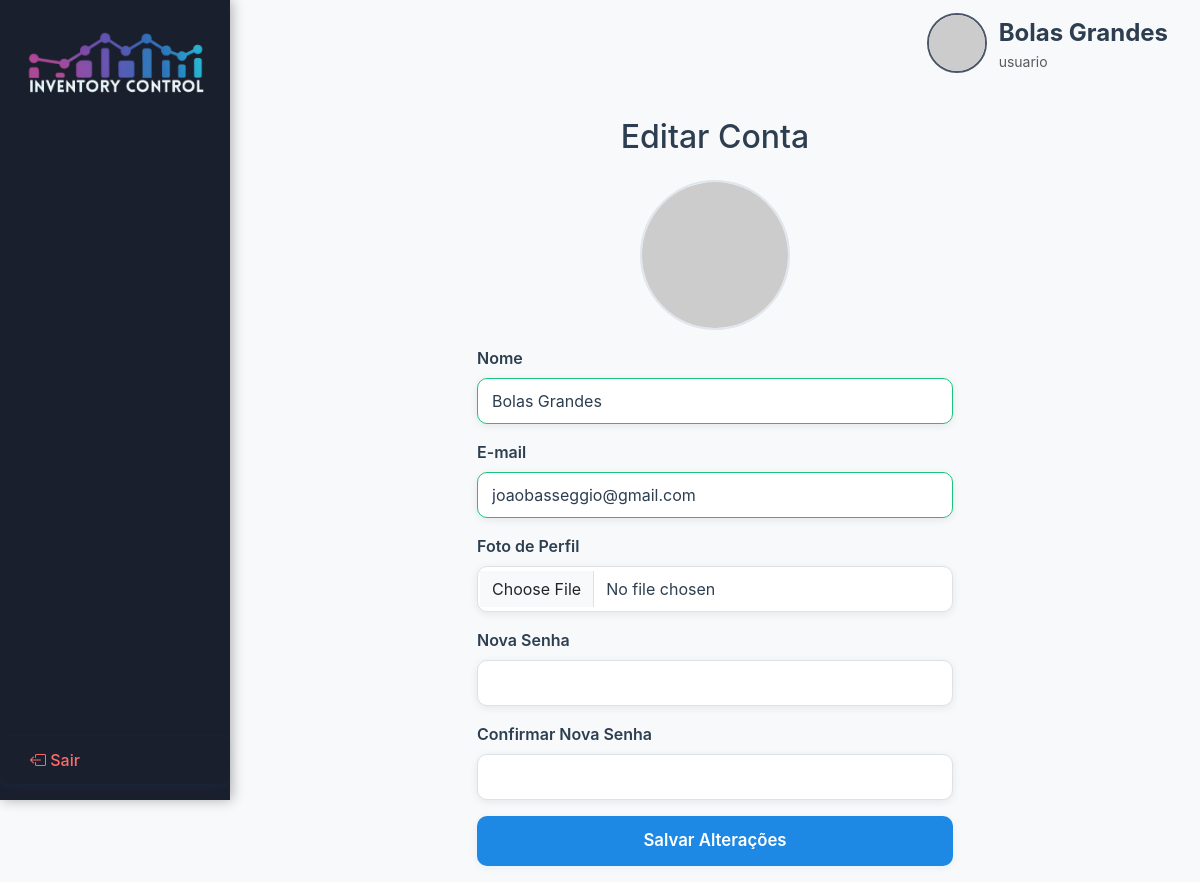
Screenshot of /editar_conta (signed in) with the database file from the repository.
### models/usuario.py (models this page shows, shortened)
class Usuario(UserMixin, db.Model):
    __tablename__ = 'usuario'  # Nome da tabela no banco de dados
    id = db.Column(db.Integer, primary_key=True)  # Identificador único do usuário
    nome = db.Column(db.String(150), nullable=False)  # Nome completo do usuário
    email = db.Column(db.String(150), unique=True, nullable=False)  # E-mail (login)
    senha_hash = db.Column(db.String(128), nullable=False)  # Hash da senha do usuário
    role = db.Column(db.String(50), default='vendedor')  # Papel do usuário (site_admin, administrador, vendedor, contador)
    foto_perfil = db.Column(db.String(255), nullable=True, default=None)  # Caminho da foto de perfil
    empresa_id = db.Column(db.Integer, ForeignKey('empresa.id'), nullable=True)  # Empresa à qual o usuário pertence

### app.py (the view, shortened to what this page needs)
@app.route('/editar_conta', methods=['GET', 'POST'])
@login_required
def editar_conta():
    form = EditarUsuarioForm(obj=current_user)
    return render_template('editar_conta.html', form=form)

### forms.py
class EditarUsuarioForm(FlaskForm):
    nome = StringField('Nome', validators=[DataRequired(), Length(min=2, max=50)])  # Nome completo
    email = StringField('E-mail', validators=[DataRequired(), Email()])  # E-mail válido
    senha = PasswordField('Nova Senha', validators=[Optional(), Length(min=6)])  # Nova senha (opcional)
    confirmar_senha = PasswordField('Confirmar Nova Senha', validators=[Optional(), EqualTo('senha', message='As senhas devem coincidir.')])  # Confirmação
    foto_perfil = FileField('Foto de Perfil', validators=[Optional()])  # Upload de foto de perfil
    submit = SubmitField('Salvar Alterações')  # Botão de envio

### app.py (called while the page is built, shortened)
@login_manager.user_loader
def load_user(user_id):
    return db.session.get(Usuario, int(user_id))

def empresas_visiveis_ids():
    if not current_user.is_authenticated:
        return []
    base_id = getattr(current_user, 'empresa_id', current_user.id)
    ids = {base_id}
    ativos_emp = CompartilhamentoEmpresa.query.filter_by(ativo=True).all()
    for c in ativos_emp:
        if c.empresa_a_id == base_id:
            ids.add(c.empresa_b_id)
        if c.empresa_b_id == base_id:
            ids.add(c.empresa_a_id)
    ativos_usr = CompartilhamentoUsuario.query.filter_by(ativo=True).all()
    return list(ids)

@app.context_processor
def inject_alertas_fiscais():
    alertas = []
    if current_user.is_authenticated:
        vendas = (
            Movimentacao.query.filter(Movimentacao.tipo=='venda', Movimentacao.empresa_id.in_(empresas_visiveis_ids()))
            .order_by(Movimentacao.data.desc()).limit(20).all()
        )
        for venda in vendas:
            produto = Produto.query.get(venda.produto_id)
            if venda.valor_unitario < produto.preco_compra:
                alertas.append(f"Venda do produto '{produto.nome}' abaixo do custo em {venda.data.strftime('%d/%m/%Y')}")
    return dict(alertas_fiscais=alertas)

### templates/editar_conta.html (shortened to what this page needs)
{% extends 'base.html' %}
{% block content %}
<div class="container mt-5" style="max-width: 500px;">
    <h2 class="mb-4 text-center">Editar Conta</h2>
    <form method="POST" enctype="multipart/form-data">
        <div class="mb-3 text-center">
            <img src="{{ url_for('static', filename=current_user.foto_perfil) if current_user.foto_perfil else 'https://ui-avatars.com/api/?name=' + current_user.nome }}" class="rounded-circle" style="width: 150px; height: 150px; object-fit: cover; border: 2px solid #e0e6ed;">
        </div>
        <div class="mb-3">
            {{ form.nome.label(class="form-label") }}
            {{ form.nome(class="form-control") }}
        </div>
        <div class="mb-3">
            {{ form.email.label(class="form-label") }}
            {{ form.email(class="form-control") }}
        </div>
        <div class="mb-3">
            {{ form.foto_perfil.label(class="form-label") }}
            {{ form.foto_perfil(class="form-control") }}
        </div>
        <div class="mb-3">
            {{ form.senha.label(class="form-label") }}
            {{ form.senha(class="form-control") }}
        </div>
        <div class="mb-3">
            {{ form.confirmar_senha.label(class="form-label") }}
            {{ form.confirmar_senha(class="form-control") }}
        </div>
        <div class="mb-3">
            {{ form.submit(class="btn btn-primary w-100") }}
        </div>
    </form>
</div>
{% endblock %}

### templates/base.html (shortened to what this page needs)
<!DOCTYPE html>
<html lang="pt-br">
<head>
    <link rel="stylesheet" href="https://cdn.jsdelivr.net/npm/bootstrap@5.3.2/dist/css/bootstrap.min.css">
    <link rel="stylesheet" href="https://cdn.jsdelivr.net/npm/bootstrap-icons@1.11.3/font/bootstrap-icons.css">
    <link rel="stylesheet" href="{{ url_for('static', filename='css/custom.css') }}">
</head>
<body>
    {% if current_user.is_authenticated %}
    <div class="sidebar">
        <div class="logo" style="text-align:center; padding-bottom: 0;">
            <img src="{{ url_for('static', filename='img/logoinventory.png') }}" alt="Logo" style="max-width: 180px; max-height: 120px; display: block; margin: 0 auto 8px auto;">
        </div>
        <nav style="position: relative;">
        </nav>
        <form action="{{ url_for('logout') }}" method="post" class="mt-auto">
            <button type="submit" class="logout"><i class="bi bi-box-arrow-left"></i> Sair</button>
        </form>
    </div>
    <div class="main" style="margin-left:230px; min-height:100vh;">
        <div class="topbar" style="position:relative;">
            <div style="position:absolute; right:32px; top:50%; transform:translateY(-50%);">
                <div class="user">
                    <a href="{{ url_for('editar_conta') }}" class="d-flex align-items-center text-decoration-none" style="gap: 12px; color: inherit;">
                        <img src="{{ url_for('static', filename=current_user.foto_perfil) if current_user.is_authenticated and current_user.foto_perfil else 'https://ui-avatars.com/api/?name=' + (current_user.nome if current_user.is_authenticated else 'Usuário') }}" class="avatar" alt="Avatar">
                        <div>
                            <div class="name">{{ current_user.nome if current_user.is_authenticated else 'Visitante' }}</div>
                            <div class="small text-muted">{{ (current_user.role|default('vendedor')) }}</div>
                        </div>
                    </a>
                </div>
            </div>
        </div>
        <div class="container-fluid mt-4">
        {% block content %}{% endblock %}
        </div>
    </div>
    {% endif %}
</body>
</html>

### static/css/custom.css (style rules this page uses)
body { background: #f8f9fa; font-family: 'Inter', 'Segoe UI', Arial, sans-serif; color: #2c3e50; margin: 0; }
.sidebar { position: fixed; left: 0; top: 0; width: 230px; height: 100vh; background: #1a1f2e; color: #fff; display: flex; flex-direction: column; z-index: 100; box-shadow: 2px 0 12px 0 rgba(0,0,0,0.3); }
.sidebar .logo { font-size: 1.4rem; font-weight: bold; padding: 32px 24px 16px 24px; letter-spacing: 1px; color: #fff; }
.sidebar nav { flex: 1; display: flex; flex-direction: column; gap: 4px; margin-top: 16px; }
.sidebar .logout { margin: 24px 0 16px 0; padding: 12px 24px; color: #ff6b6b; background: none; border: none; text-align: left; width: 100%; font-size: 1rem; cursor: pointer; font-weight: 500; }
.topbar { margin-left: 230px; height: 70px; background: transparent !important; display: flex; align-items: center; padding: 0 32px; box-shadow: none !important; position: sticky; top: 0; z-index: 10; border-bottom: none !important; }
.topbar .user { display: flex; align-items: center; gap: 12px; background: transparent !important; padding: 0 !important; border: none !important; margin-top: 16px; }
.topbar .user .avatar { width: 60px; height: 60px; border-radius: 50%; object-fit: cover; border: 2px solid #4a5568; }
.topbar .user .name { font-weight: 700; font-size: 1.5rem; color: #2c3e50; }
.btn { border-radius: 8px; font-weight: 500; padding: 8px 20px; font-size: 1rem; border: none; transition: all 0.2s; cursor: pointer; }
.btn-primary { background: #1e88e5; color: #fff; border: 2px solid #1e88e5; }
.form-control { background: #ffffff !important; border: 1px solid #dee2e6 !important; color: #2c3e50 !important; border-radius: 8px; padding: 10px 12px; }
.form-control::placeholder { color: #6c757d !important; }
.form-label { color: #2c3e50 !important; font-weight: 600; }
.container, .container-fluid, .main { background: #f8f9fa !important; }
input[type="text"], input[type="password"], input[type="email"], input[type="number"], textarea, select, .form-control { background: #ffffff !important; color: #2c3e50 !important; border: 1.5px solid #dee2e6 !important; border-radius: 10px !important; padding: 10px 14px !important; font-size: 1rem; box-shadow: 0 2px 8px rgba(0,0,0,0.08); transition: border 0.2s, box-shadow 0.2s; }
input[type="text"]::placeholder, input[type="password"]::placeholder, input[type="email"]::placeholder, textarea::placeholder, .form-control::placeholder { color: #6c757d !important; opacity: 1; }
input:required:valid, select:required:valid, textarea:required:valid { border-color: #1bc47d !important; }
.btn, button, input[type="submit"], input[type="button"] { border-radius: 10px !important; font-weight: 600; padding: 10px 28px !important; font-size: 1.05rem; border: 2px solid transparent !important; transition: all 0.2s; box-shadow: 0 2px 8px rgba(30,136,229,0.08); outline: none !important; }
.btn-primary { background: #1e88e5 !important; color: #fff !important; border: 2px solid #1e88e5 !important; }

### rows the page displays
Usuario: nome "Bolas Grandes", role "usuario", email "joaobasseggio@gmail.com"
